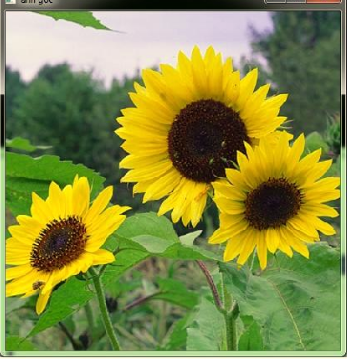
#> input picture opencv/VD1/pic1.png, 347 x 359 px
$ python loc_anh.py
#> lines starting #> are read from the running program, lines starting #| are printed output that depends on the picture; after the words box and inside, x2 and y2 are one past the last pixel; in counts of white or black regions, pixels touching at a corner belong together
import cv2
import numpy as np
img = cv2.imread('pic1.png')
#> img is the input picture: shape (359, 347, 3); mean B, G, R 67.4, 141, 134.6
rows, cols = img.shape[:2]
#> rows = 359; cols = 347
kernel_identity = np.array([[0,0,0], [0,1,0], [0,0,0]])
kernel_3x3 = np.ones((3,3), np.float32) / 9.0
kernel_5x5 = np.ones((5,5), np.float32) / 25.0
cv2.imshow('Original', img)
output = cv2.filter2D(img, -1, kernel_identity)
cv2.imshow('Identity filter', output)
output = cv2.filter2D(img, -5, kernel_3x3)
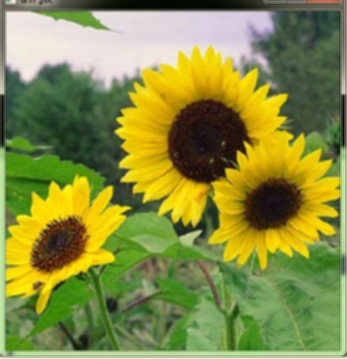
#> output: shape (359, 347, 3); mean B, G, R 67.4, 141.1, 134.6
cv2.imshow('3x3 filter', output)
print(rows, cols)
#| 359 347
output = cv2.filter2D(img[0:100,0:100], -1, kernel_5x5)
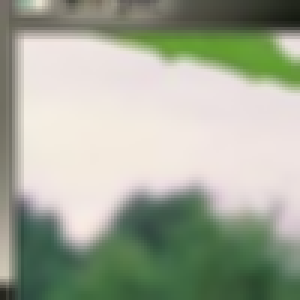
#> output: shape (100, 100, 3) (shown 3 times larger); mean B, G, R 152.6, 169.7, 163.2
for i in range(1,100):
    for j in range(1,100):
        img[i,j]=output[i,j]
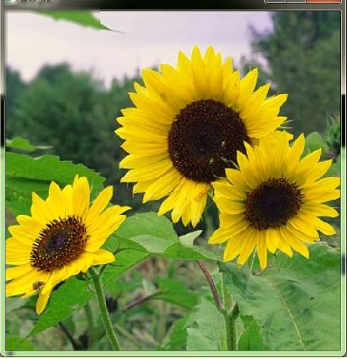
#> img: shape (359, 347, 3); 6.62% of pixels changed, all inside (x1, y1, x2, y2) = (1, 1, 100, 100)
cv2.imshow('5x5 filter', img)
cv2.waitKey(0)

$ run again, with opencv/VD1/pic2.png copied over opencv/VD1/pic1.png
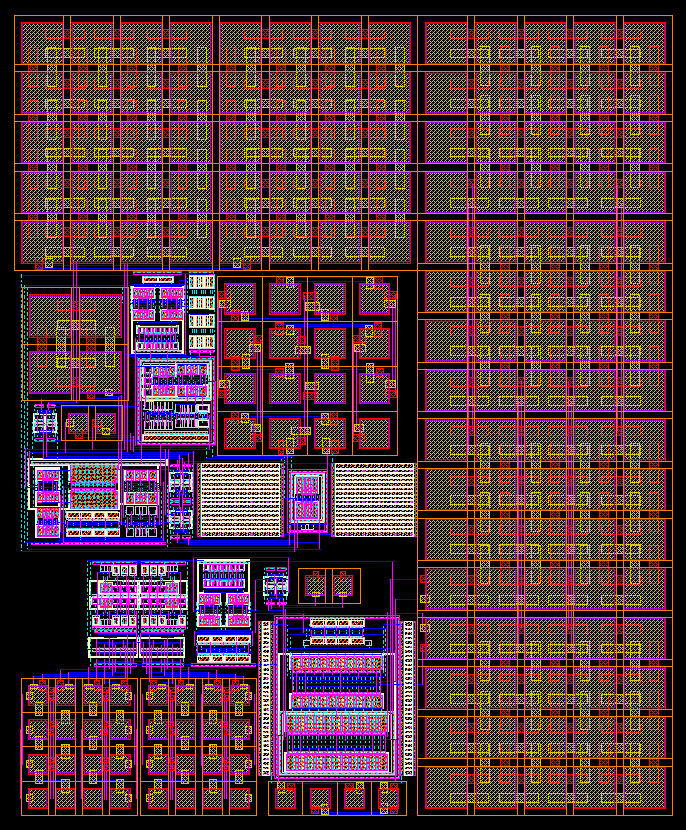
#> input picture opencv/VD1/pic2.png, 686 x 830 px
#> img is the input picture: shape (830, 686, 3); mean B, G, R 42.1, 50.2, 87.9
#| 830 686
#> `output = cv2.filter2D(img[0:100,0:100], -1, kernel_5x5)`:
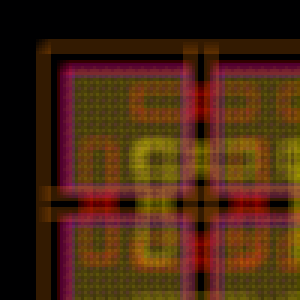
#> output: shape (100, 100, 3) (shown 3 times larger); mean B, G, R 15.8, 38, 68.9
#> after the loop `for i in range(1,100):`:
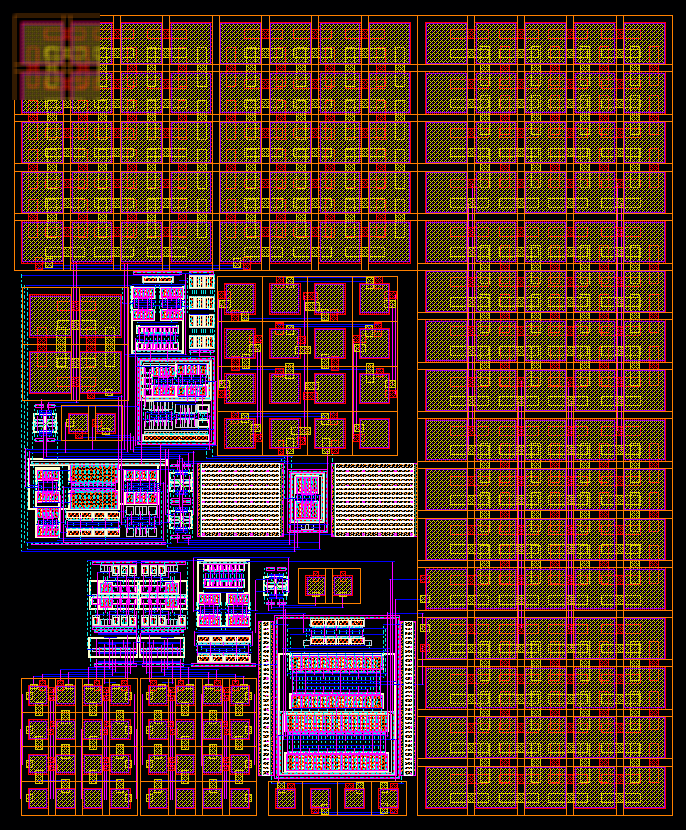
#> img: shape (830, 686, 3); 1.28% of pixels changed, all inside (x1, y1, x2, y2) = (12, 13, 100, 100)
